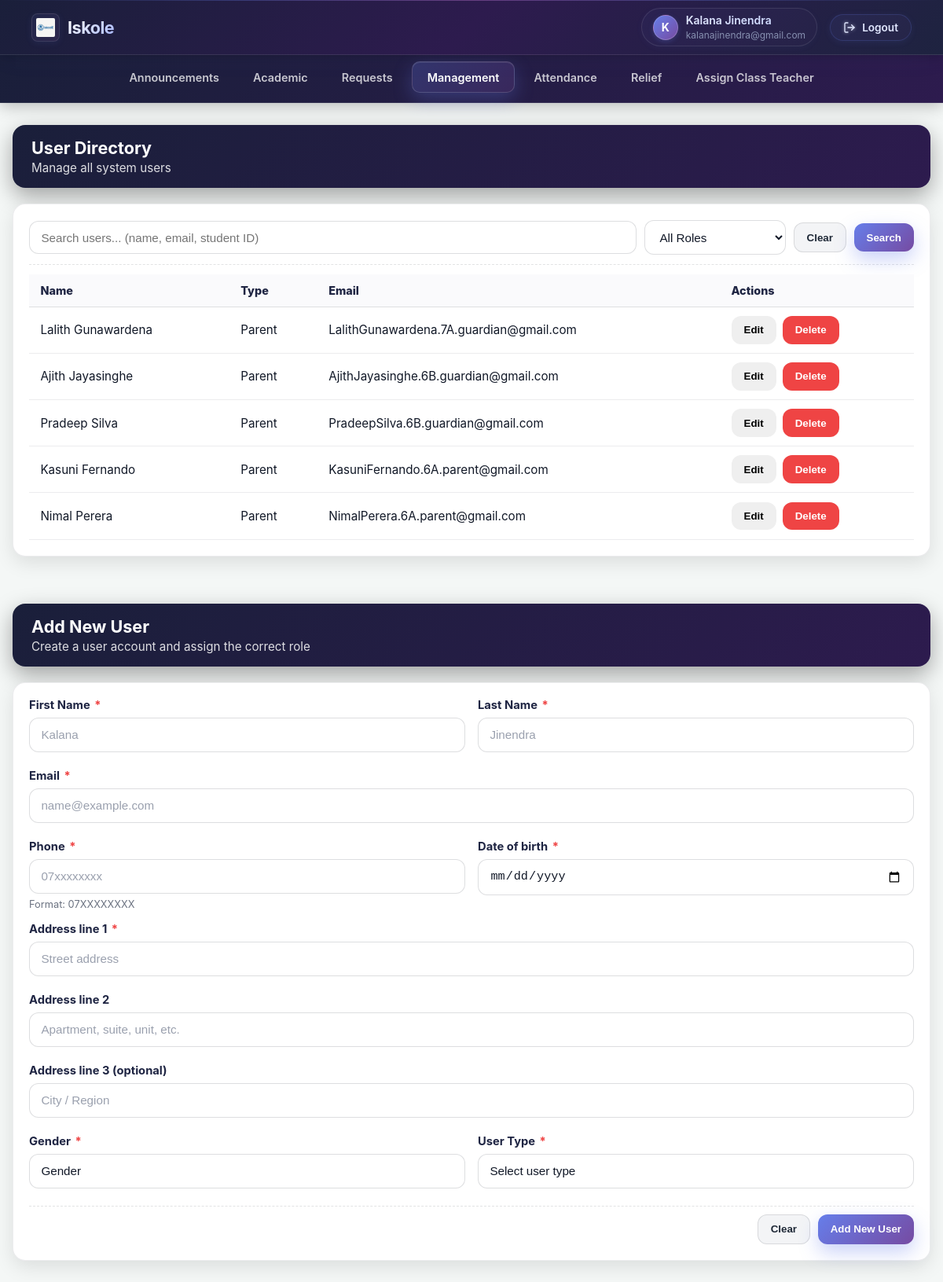
Page /index.php?url=mp&tab=Management (signed in) on the committed database.
### tables this page shows
CREATE TABLE `userName` (
  `userID` int(11) NOT NULL,
  `firstName` varchar(100) NOT NULL,
  `lastName` varchar(100) NOT NULL
);

CREATE TABLE `user` (
  `userID` int(11) NOT NULL,
  `gender` enum('Male','Female') DEFAULT NULL,
  `email` varchar(200) DEFAULT NULL,
  `phone` varchar(20) DEFAULT NULL,
  `createDate` datetime NOT NULL DEFAULT current_timestamp(),
  `role` int(11) DEFAULT NULL,
  `active` tinyint(1) DEFAULT NULL,
  `dateOfBirth` date DEFAULT NULL,
  `password` varchar(400) DEFAULT NULL,
  `pwdChanged` int(11) DEFAULT 0
);

### app/Core/Controller.php (called while the page is built, shortened)
<?php
require_once __DIR__ . '/Session.php';
class Controller
{
    protected function view($view, $data = [])
    {
        extract($data);
        require_once "../app/Views/$view.php";
    }
    protected function model($model)
    {
        return new $model();
    }
}

### app/Controllers/MpController.php (called while the page is built, shortened)
<?php
class Mpcontroller extends UserController
{
    public function index()
    {
        $tab = $_GET['tab'] ?? 'Announcements';
        $data = [
            'tab' => $tab
        ];
        $this->view('mp/index', $data);
    }
}

### app/Core/App.php (called while the page is built, shortened)
<?php
class App
{
    protected $method = 'index';
    public function __construct()
    {
        $url = $this->parseUrl();
        if ($url && isset($url[0]) && $url[0] !== '') {
            $segment0 = $url[0];
            $rootControllerFile = __DIR__ . '/../Controllers/' . ucfirst($segment0) . 'Controller.php';
            $folderControllerFile = __DIR__ . '/../Controllers/' . $segment0 . '/' . ucfirst($segment0) . 'Controller.php';
            if (file_exists($rootControllerFile)) {
                unset($url[0]);
            } elseif (file_exists($folderControllerFile)) {
                $this->controller = ucfirst($segment0) . 'Controller';
                $controllerPath = $folderControllerFile;
                unset($url[0]);
            } else {
                header('Location: /login');
                exit;
            }
        } else {
            header('Location: /login');
            exit;
        }
        $this->controller = new $this->controller;
        $this->params = $url ? array_values($url) : [];
        call_user_func_array([$this->controller, $this->method], $this->params);
    }
    private function parseUrl()
    {
        if (isset($_GET['url']) && !empty($_GET['url'])) {
            return explode('/', filter_var(rtrim($_GET['url'], '/'), FILTER_SANITIZE_URL));
        }
        return [];
    }
}

### public/index.php (called while the page is built, shortened)
<?php
$app = new App();

### app/Core/Session.php (called while the page is built, shortened)
<?php
class Session
{
    protected static $instance = null;
    public static function getInstance()
    {
        if (self::$instance === null) {
            self::$instance = new Session();
        }
        return self::$instance;
    }
}

### app/Core/Database.php (called while the page is built, shortened)
<?php
class Database
{
    private static $instance = null;
    private function __construct()
    {
        $this->host = getenv('MYSQL_HOST') ?: 'db';
        $this->port = getenv('MYSQL_PORT') ?: '3306';
        $this->dbname = getenv('MYSQL_DB') ?: 'iskole';
        $this->username = getenv('MYSQL_USER') ?: 'root';
        $this->password = getenv('MYSQL_PASSWORD') ?: 'root';
        $charset = 'utf8mb4';
        $dsn = "mysql:host={$this->host};port={$this->port};dbname={$this->dbname};charset={$charset}";
        $options = [
            PDO::ATTR_ERRMODE => PDO::ERRMODE_EXCEPTION,
            PDO::ATTR_DEFAULT_FETCH_MODE => PDO::FETCH_ASSOC,
            PDO::ATTR_PERSISTENT => false,
        ];
        try {
            $this->pdo = new PDO($dsn, $this->username, $this->password, $options);
        } catch (PDOException $e) {
            throw new Exception("Database connection failed: " . $e->getMessage());
        }
    }
    public static function getInstance()
    {
        if (self::$instance === null) {
            self::$instance = new Database();
        }
        return self::$instance->pdo;
    }
}

### app/Controllers/userDirectoryController.php (called while the page is built, shortened)
<?php
class UserDirectoryController extends Controller
{
    public function getRecentUsers($limit = 5)
    {
        $model = $this->model('UserModel');
        $users = $model->getRecentUsers($limit);
        return $users;
    }
}

### app/Model/UserModel.php (called while the page is built, shortened)
<?php
class UserModel
{
    protected $pdo;
    protected $userTable = 'user';
    protected $userNameTable = 'userName';
    public function __construct()
    {
        $this->pdo = Database::getInstance();
    }
    public function getRecentUsers($count = 5)
    {
        $count = (int) $count;
        $sql = "SELECT {$this->userTable}.*, {$this->userNameTable}.firstName, {$this->userNameTable}.lastName,
                c.grade AS grade_name, c.class AS class_name
        FROM {$this->userTable}
        LEFT JOIN {$this->userNameTable}
        ON {$this->userTable}.userID = {$this->userNameTable}.userID
        LEFT JOIN students s ON {$this->userTable}.userID = s.userID
        LEFT JOIN class c ON s.classID = c.classID
        WHERE {$this->userTable}.active = 1
        ORDER BY {$this->userTable}.userID DESC
        LIMIT :count";
        $stmt = $this->pdo->prepare($sql);
        $stmt->bindValue(':count', $count, PDO::PARAM_INT);
        $stmt->execute();
        return $stmt->fetchAll(PDO::FETCH_ASSOC);
    }
}

### app/Views/templates/userDirectory.php (the view, shortened to what this page needs)
<link rel="stylesheet" href="/css/userDirectory/userDirectory.css">
<?php
require_once __DIR__ . '/../../Controllers/userDirectoryController.php';
$userDirectory = new UserDirectoryController();
$users = $userDirectory->getRecentUsers(5);
?>
<section class="mp-management" aria-labelledby="user-dir-title">
  <header class="mgmt-header">
    <div class="title-wrap">
      <h2 id="user-dir-title">User Directory</h2>
      <p class="subtitle">Manage all system users</p>
    </div>
  </header>
  <div class="card">
    <form id="user-search-form" class="toolbar" role="search" novalidate>
      <div class="search-input">
        <input type="text" id="user-search-input" name="q" placeholder="Search users... (name, email, student ID)"
          aria-label="Search users">
      </div>
      <div class="search-select">
        <select id="user-role-filter" name="role" aria-label="Filter by role">
          <option value="">All Roles</option>
        </select>
      </div>
      <button class="btn btn-ghost" type="reset" id="user-search-clear">Clear</button>
      <button class="btn btn-primary" type="submit">Search</button>
    </form>
    <div class="table-wrap">
      <table class="table" aria-describedby="user-dir-title">
        <thead>
          <tr class="table-row">
            <th class="table-head">Name</th>
            <th class="table-head">Type</th>
            <th class="table-head">Email</th>
            <th class="table-head">Actions</th>
          </tr>
        </thead>
        <tbody id="user-table-body">
          <?php
          if (empty($users)) {
            echo "<tr class='table-row'><td class='table-data' colspan='4'>No users found.</td></tr>";
          } else {
            foreach ($users as $user) {
              $id = (int) ($user['userID'] ?? 0);
              $name = htmlspecialchars(trim(($user['firstName'] ?? '') . ' ' . ($user['lastName'] ?? '')));
              $email = htmlspecialchars($user['email'] ?? '');
              $role = htmlspecialchars($user['role'] ?? '');
              $stId = !empty($user['studentID']) ? ' (' . htmlspecialchars($user['studentID']) . ')' : '';
              $displayName = $name . $stId;
              echo "<tr class='table-row' data-user-id='{$id}'>\n" .
                "    <td class='table-data' data-col='name'>{$displayName}</td>\n" .
                "    <td class='table-data' data-col='type'>{$role}</td>\n" .
                "    <td class='table-data' data-col='email'>{$email}</td>\n" .
                "    <td class='table-data'>\n" .
                "        <div class='row'>\n" .
                "            <button class='btn edit-user-btn' data-user-id='{$id}' type='button'>Edit</button>\n" .
                "            <button class='btn btn-red' data-user-id='{$id}' type='button'>Delete</button>\n" .
                "        </div>\n" .
                "    </td>\n" .
                "</tr>";
            }
          }
          ?>
        </tbody>
      </table>
    </div>
  </div>
</section>

### public/css/variables.css (style rules this page uses)
:root { --primary-color: #4a90e2; --text-color: #333; --card-bg: #fff; --bg-color: #f4f7f6; --shadow-light: 0 4px 12px rgba(0, 0, 0, 0.1); --border-radius: 12px; }

### public/css/report/report.css (style rules this page uses)
:root { --blur-bg: rgba(255, 255, 255, 0.7); --text: #1f2543; --muted: #6b7280; --primary: #667eea; --primary-2: #764ba2; --ring: rgba(102, 126, 234, 0.45); --card: #ffffff; --border: rgba(17, 24, 39, 0.08); }
.mp-management { max-width: 1400px; margin: 1.25rem auto; padding: 0.5rem 1rem 2rem; }
.mgmt-header { display: flex; align-items: center; justify-content: space-between; padding: 1rem 1.5rem; border-radius: 16px; background: linear-gradient(135deg, #1a1f3a 0%, #2d1b4e 100%); color: #fff; box-shadow: 0 10px 28px rgba(0, 0, 0, 0.35); margin-bottom: 1.25rem; }
.mgmt-header .title-wrap h2 { margin: 0; font-size: 1.35rem; }
.mgmt-header .subtitle { margin: 0.2rem 0 0; color: rgba(255, 255, 255, 0.85); font-size: 0.95rem; }
.card { margin-top: 1rem; background: var(--card); border: 1px solid var(--border); border-radius: 16px; box-shadow: 0 8px 24px rgba(0, 0, 0, 0.1); padding: 1.25rem; }

### public/css/header/header.css (style rules this page uses)
body { margin: 0; padding: 0; background: #f4f7f6; font-family: "Inter", "Segoe UI", -apple-system, BlinkMacSystemFont, sans-serif; min-height: 100vh; }

### public/css/userDirectory/userDirectory.css (style rules this page uses)
:root { --blur-bg: rgba(255, 255, 255, 0.7); --text: #1f2543; --muted: #6b7280; --primary: #667eea; --primary-2: #764ba2; --ring: rgba(102, 126, 234, 0.45); --card: #ffffff; --border: rgba(17, 24, 39, 0.08); }
* { box-sizing: border-box; }
.mp-management { max-width: 1400px; margin: 1.25rem auto; padding: 0.5rem 1rem 2rem; }
.mgmt-header { display: flex; align-items: center; justify-content: space-between; padding: 1rem 1.5rem; border-radius: 16px; background: linear-gradient(135deg, #1a1f3a 0%, #2d1b4e 100%); color: #fff; box-shadow: 0 10px 28px rgba(0, 0, 0, 0.35); }
.mgmt-header .title-wrap h2 { margin: 0; font-size: 1.35rem; }
.mgmt-header .subtitle { margin: 0.2rem 0 0; color: rgba(255, 255, 255, 0.85); font-size: 0.95rem; }
.card { margin-top: 1rem; background: var(--card); border: 1px solid var(--border); border-radius: 16px; box-shadow: 0 8px 24px rgba(0, 0, 0, 0.1); padding: 1.25rem; }
.toolbar { display: flex; gap: 0.6rem; align-items: center; justify-content: flex-end; padding-bottom: 0.75rem; border-bottom: 1px dashed rgba(17, 24, 39, 0.12); margin-bottom: 0.75rem; flex-wrap: wrap; }
.toolbar .search-input { flex: 1 1 200px; min-width: 150px; }
.toolbar .search-select { flex: 0 1 180px; min-width: 140px; }
.toolbar select { width: 100%; padding: 0.7rem 0.9rem; border-radius: 12px; border: 1px solid rgba(17, 24, 39, 0.14); background: #fff; color: #111827; font-size: 0.95rem; outline: none; cursor: pointer; transition: box-shadow 0.2s ease, border-color 0.2s ease; }
.toolbar input[type="text"] { width: 100%; padding: 0.7rem 0.9rem; border-radius: 12px; border: 1px solid rgba(17, 24, 39, 0.14); background: #fff; color: #111827; font-size: 0.95rem; outline: none; transition: box-shadow 0.2s ease, border-color 0.2s ease; }
.btn { appearance: none; border: none; padding: 0.55rem 0.9rem; border-radius: 12px; font-weight: 800; cursor: pointer; transition: transform 0.15s ease, box-shadow 0.2s ease, background 0.2s ease; }
.btn-primary { color: #fff; background: linear-gradient(135deg, var(--primary), var(--primary-2)); box-shadow: 0 10px 24px rgba(102, 126, 234, 0.35); }
.btn-ghost { background: #f3f4f6; color: #1f2937; border: 1px solid rgba(17, 24, 39, 0.12); }
.btn-red { background: #ef4444; color: #fff; }
.table-wrap { width: 100%; overflow: auto; }
.table { width: 100%; border-collapse: separate; border-spacing: 0; }
.table thead th { position: sticky; top: 0; background: #fafafc; z-index: 1; }
.table-head { text-align: left; font-weight: 800; color: var(--text); padding: 0.75rem 0.9rem; border-bottom: 1px solid rgba(17, 24, 39, 0.12); font-size: 0.9rem; }
.table-data { padding: 0.7rem 0.9rem; color: #111827; border-bottom: 1px solid rgba(17, 24, 39, 0.08); font-size: 0.95rem; }
.row { display: flex; gap: 0.5rem; align-items: center; }

### rows in the picture
username: displayName "Lalith Gunawardena", role "Parent", userID.email "LalithGunawardena.7A.guardian@gmail.com"
username: displayName "Ajith Jayasinghe", role "Parent", userID.email "AjithJayasinghe.6B.guardian@gmail.com"
username: displayName "Pradeep Silva", role "Parent", userID.email "PradeepSilva.6B.guardian@gmail.com"
username: displayName "Kasuni Fernando", role "Parent", userID.email "KasuniFernando.6A.parent@gmail.com"
username: displayName "Nimal Perera", role "Parent", userID.email "NimalPerera.6A.parent@gmail.com"

### other values in the picture
substr($name, 0, 1) "K"
$_SESSION['name'] "Kalana Jinendra"
$_SESSION['user_email'] "kalanajinendra@gmail.com"
$label "Announcements"
$label "Academic"
$label "Requests"
$label "Management"
$label "Attendance"
$label "Relief"
$label "Assign Class Teacher"
